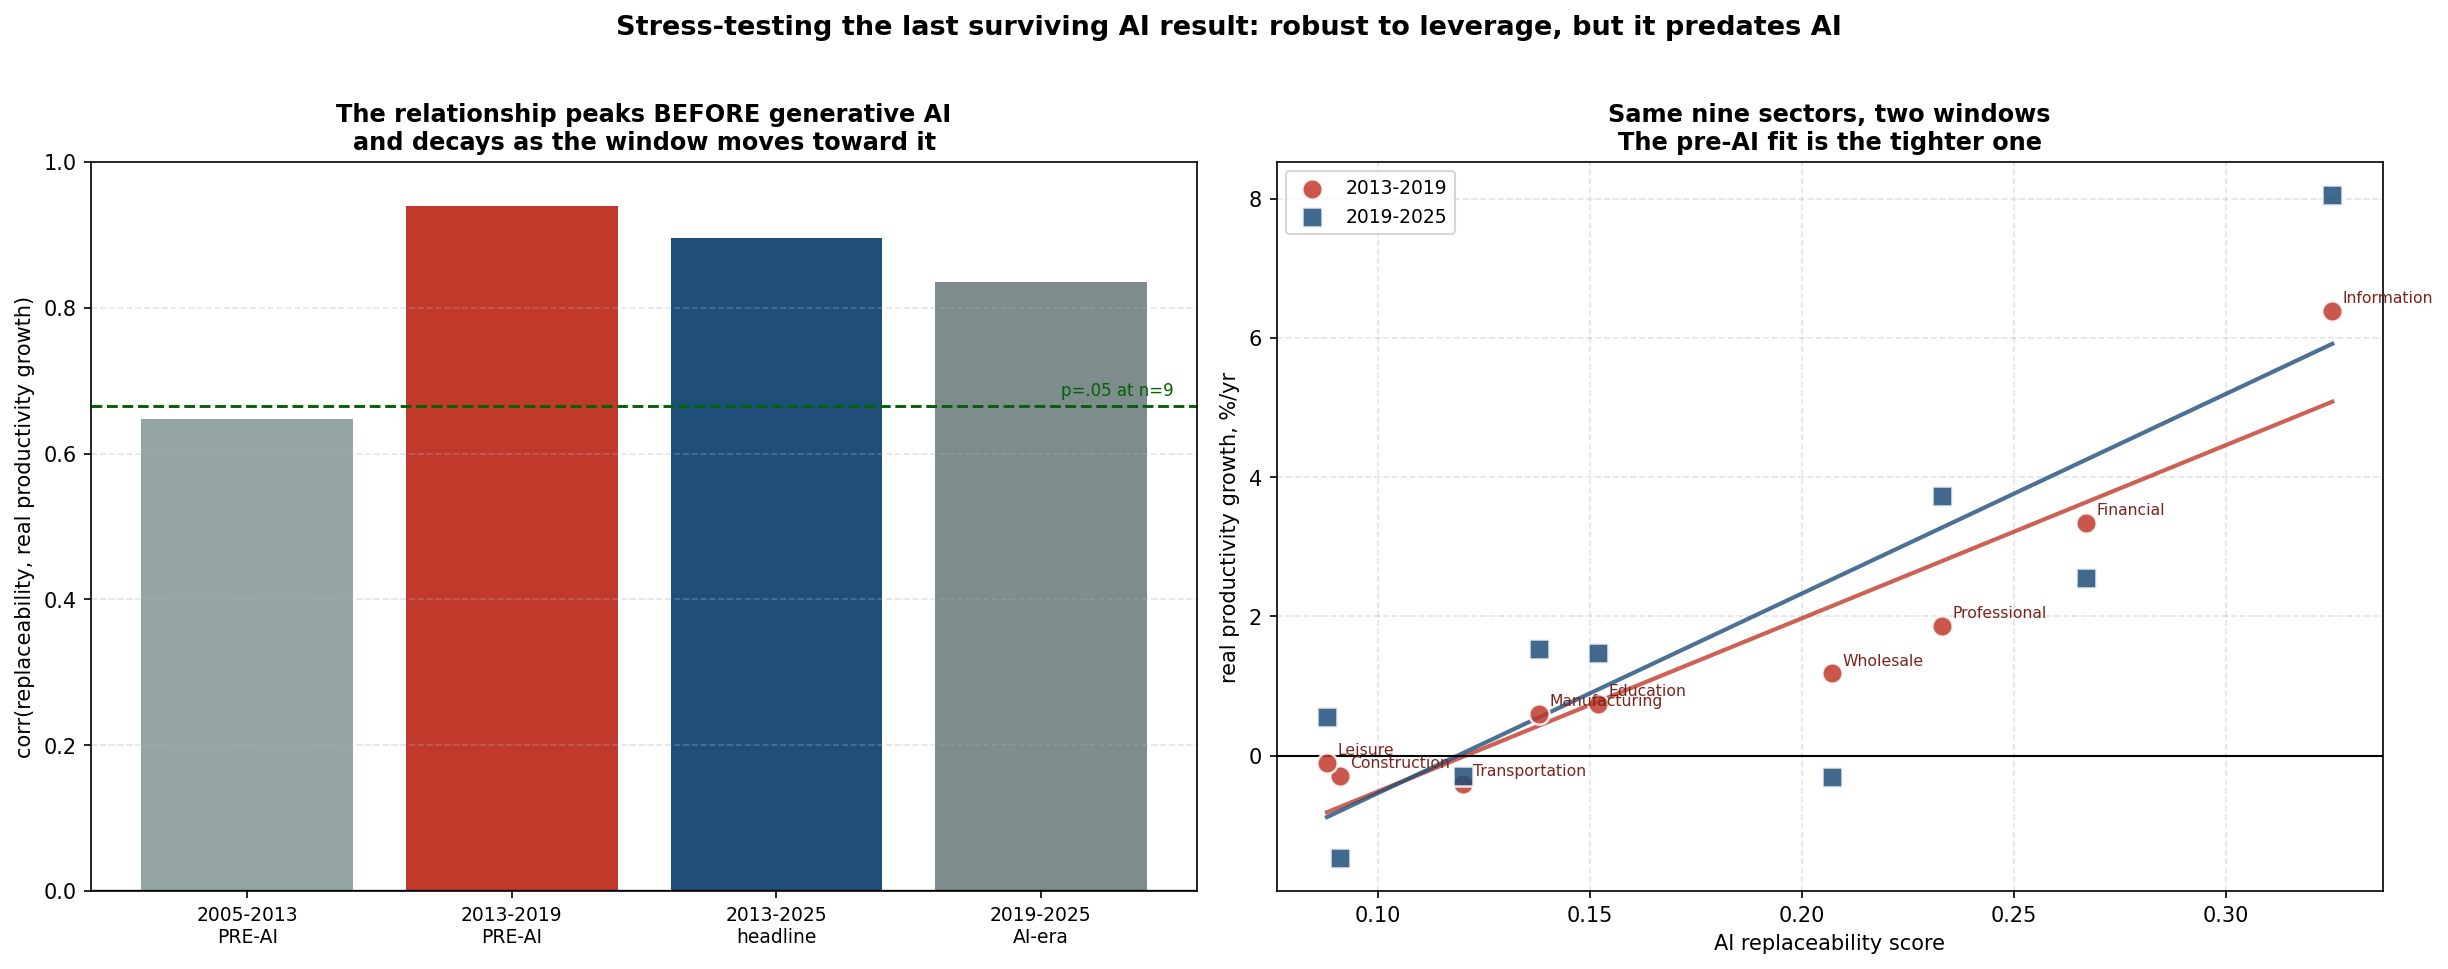

Source code (Python):
"""
headline_result_stress_test.py
Stress-testing the one AI finding still standing.

WHY THIS EXISTS
After the labor-side tests in Part 5, exactly one piece of AI-supporting evidence
in this project survives: AI replaceability predicts real productivity growth
across the nine sectors at r = +0.90 (p = 0.001), reproducing at +0.77 on AIIE
and +0.76 on a score rebuilt from observed Claude usage. Everything else has
turned null under a properly powered test.

A single surviving result carrying that much weight deserves two checks it has
never been given.

CHECK 1: IS IT ONE OUTLIER?
n = 9, and Information sits at +7.2%/yr productivity growth against +2.8%/yr for
the next highest, a 4.3pp gap on a total range of 8.0pp. A Pearson correlation on
nine points with one observation that far out is exactly the situation where a
single sector can manufacture the result. Leave-one-out settles it.

CHECK 2: IS IT ABOUT AI AT ALL?
This is the more important one. The relationship is measured over 2013-2025, a
window that is mostly pre-generative-AI, and the project already knows the
acceleration version of the test fails. But "acceleration is insignificant" is a
weaker statement than the one available here. If replaceability predicted
productivity growth just as well, or better, in a window that ENDS BEFORE
generative AI existed, then the headline is a structural fact about these
sectors and not an AI effect at all.

Four windows are compared:

    2005-2013   entirely pre-AI. Contaminated by the GFC, which hit the
                low-replaceability construction and manufacturing sectors
                hardest, so this window can generate the correlation
                mechanically. Reported, but not the clean test.
    2013-2019   post-GFC and pre-AI. This is the clean pre-AI benchmark, and
                it is the comparison that matters.
    2013-2025   the project's headline window.
    2019-2025   weighted toward the AI era.

If the correlation is flat or rising across those four, the AI reading survives.
If it peaks at 2013-2019 and decays as the window moves toward the AI era, the
AI reading does not.

BEA quarterly real value added by industry begins in 2005, which sets the
earliest window. Finance is deflated with the neutral GDP deflator throughout,
because its own BEA deflator is FISIM-contaminated (see finance/README.md).

Reads FRED-Data/. Writes headline_result_stress_test.png.
"""

import os
import glob
import warnings
import numpy as np
import pandas as pd
import matplotlib
matplotlib.use("Agg")
import matplotlib.pyplot as plt
from scipy import stats as sp

warnings.filterwarnings("ignore")

DATA = "FRED-Data/"

S = {
    "Financial Activities":       ("GDPDEFLATE:financial_activities_value_added_VAFI.csv",
                                   ["finance_insurance_employment_CES5552000001.csv"], 1.538, 0.267),
    "Information":                ("information_sector_value_added_RVAI.csv",
                                   ["information_sector_employment_USINFO.csv"], 1.268, 0.325),
    "Education & Health":         ("health_care_social_assistance_value_added_RVAHCSA.csv",
                                   ["education_health_employment_USEHS.csv"], 0.775, 0.152),
    "Professional & Business":    ("professional_business_services_value_added_RVAPBS.csv",
                                   ["professional_business_services_employment_USPBS.csv"], 0.654, 0.233),
    "Wholesale Trade":            ("wholesale_trade_value_added_RVAW.csv",
                                   ["wholesale_trade_employment_USWTRADE.csv"], 0.264, 0.207),
    "Leisure & Hospitality":      ("leisure_hospitality_value_added_RVAAERAF.csv",
                                   ["leisure_hospitality_employment_USLAH.csv"], -0.315, 0.088),
    "Transportation & Utilities": ("transportation_warehousing_value_added_RVAT.csv",
                                   ["transportation_warehousing_employment_CES4300000001.csv",
                                    "utilities_employment_CES4422000001.csv"], -0.342, 0.120),
    "Manufacturing":              ("manufacturing_value_added_RVAMA.csv",
                                   ["manufacturing_employment_MANEMP.csv"], -0.484, 0.138),
    "Construction":               ("construction_value_added_RVAC.csv",
                                   ["construction_employment_USCONS.csv"], -0.997, 0.091),
}

WINDOWS = [("2005-01-01", "2013-01-01", "2005-2013", "entirely pre-AI (GFC-contaminated)"),
           ("2013-01-01", "2019-12-31", "2013-2019", "clean pre-AI benchmark"),
           ("2013-01-01", "2025-12-31", "2013-2025", "the project's headline window"),
           ("2019-01-01", "2025-12-31", "2019-2025", "weighted toward the AI era")]


def find(f):
    if os.path.exists(DATA + f):
        return DATA + f
    return (glob.glob(DATA + "*" + f + "*") + glob.glob(DATA + "*" + f))[0]


def load(f):
    d = pd.read_csv(find(f))
    d.columns = [c.strip() for c in d.columns]
    d[d.columns[0]] = pd.to_datetime(d[d.columns[0]])
    d = d.set_index(d.columns[0])
    return pd.to_numeric(d.iloc[:, 0], errors="coerce").dropna()


def real_output(spec):
    if spec.startswith("GDPDEFLATE:"):
        nom = load(spec.split(":", 1)[1])
        gd = load("gdp_deflator_GDPDEF.csv")
        return nom / gd.reindex(nom.index).interpolate() * 100
    return load(spec)


def esum(fs):
    s = None
    for f in fs:
        x = load(f).resample("QS").mean()
        s = x if s is None else s.add(x, fill_value=np.nan)
    return s


def cagr(s, a, b):
    x = s.loc[a:b].dropna()
    yrs = (x.index[-1] - x.index[0]).days / 365.25
    return ((x.iloc[-1] / x.iloc[0]) ** (1 / yrs) - 1) * 100


prod = {}
for n, (osp, efs, _, _) in S.items():
    df = pd.DataFrame({"o": real_output(osp), "e": esum(efs)}).dropna()
    prod[n] = df["o"] / df["e"]

rows = []
for n, (_, _, aiie, rep) in S.items():
    r = {"sector": n, "rep": rep, "aiie": aiie}
    for a, b, lab, _ in WINDOWS:
        r[lab] = cagr(prod[n], a, b)
    rows.append(r)
R = pd.DataFrame(rows).sort_values("rep", ascending=False).reset_index(drop=True)
HEAD = "2013-2025"

print("=" * 98)
print("CHECK 1  LEVERAGE: is the headline just Information?")
print("=" * 98)
print(f"\nInformation's productivity growth is {R.loc[R.sector=='Information', HEAD].iloc[0]:.2f}%/yr against "
      f"{R[HEAD].nlargest(2).iloc[1]:.2f}%/yr for the next highest,")
print(f"a {R[HEAD].max() - R[HEAD].nlargest(2).iloc[1]:.2f}pp gap on a total range of {R[HEAD].max() - R[HEAD].min():.2f}pp.\n")
for xc, lab in [("rep", "replaceability"), ("aiie", "AIIE")]:
    r_all, p_all = sp.pearsonr(R[xc].values, R[HEAD].values)
    rs, ps = sp.spearmanr(R[xc].values, R[HEAD].values)
    print(f"{lab}: full sample r = {r_all:+.3f} (p = {p_all:.4f}), Spearman rho = {rs:+.3f} (p = {ps:.4f})")
    out = []
    for _, row in R.iterrows():
        sub = R[R.sector != row.sector]
        rr, pp = sp.pearsonr(sub[xc].values, sub[HEAD].values)
        out.append((row.sector, rr, pp))
    fails = [o for o in out if o[2] >= 0.05]
    worst = max(out, key=lambda t: t[2])
    print(f"  leave-one-out range: r from {min(o[1] for o in out):+.3f} to {max(o[1] for o in out):+.3f}; "
          f"max p = {worst[2]:.4f} (dropping {worst[0]})")
    print(f"  loses significance when any of {len(fails)} of 9 sectors is dropped")
    sub = R[R.sector != "Information"]
    rs2, ps2 = sp.spearmanr(sub[xc].values, sub[HEAD].values)
    print(f"  rank version excluding Information: rho = {rs2:+.3f} (p = {ps2:.4f})\n")
print("  VERDICT: the headline is not an outlier artifact. It survives dropping every sector,")
print("  on both measures, in both Pearson and rank form.")

print("\n" + "=" * 98)
print("CHECK 2  TIMING: does the relationship predate generative AI?")
print("=" * 98 + "\n")
print("Real productivity CAGR by window (%/yr), sorted by replaceability\n")
disp = R[["sector", "rep", "aiie"] + [w[2] for w in WINDOWS]]
print(disp.round(2).to_string(index=False))

print(f"\n{'window':<14}{'what it is':<38}{'r (rep)':>10}{'p':>9}{'rho':>9}{'p':>9}")
fit = []
for a, b, lab, desc in WINDOWS:
    r_, p_ = sp.pearsonr(R["rep"].values, R[lab].values)
    rs, ps = sp.spearmanr(R["rep"].values, R[lab].values)
    fit.append(dict(win=lab, desc=desc, r=r_, p=p_, rho=rs))
    star = " <-- strongest" if lab == "2013-2019" else ""
    print(f"{lab:<14}{desc:<38}{r_:>+10.3f}{p_:>9.4f}{rs:>+9.3f}{ps:>9.4f}{star}")
F = pd.DataFrame(fit)

pre = F[F.win == "2013-2019"].iloc[0]
ai = F[F.win == "2019-2025"].iloc[0]
print(f"""
  VERDICT: the relationship is STRONGEST in 2013-2019 (r = {pre.r:+.3f}, p = {pre.p:.4f}), a clean
  post-GFC window that ends three years before ChatGPT, and it WEAKENS as the window is
  shifted toward the AI era ({ai.win}: r = {ai.r:+.3f}). That is the opposite of what an
  AI-caused relationship would produce.

  The correct reading of the headline is therefore that replaceability captures a
  structural property of these sectors, one that has predicted their productivity growth
  since well before generative AI existed. It is not evidence that AI caused the
  decoupling. This is a sharper statement than the project's existing recency caveat,
  which only established that the ACCELERATION test was insignificant; here the LEVEL
  relationship itself is shown to be a pre-AI phenomenon.

  Caveat on the earliest window: 2005-2013 contains the financial crisis, which hit
  construction and manufacturing (the two lowest-replaceability sectors) hardest, so that
  window can produce the correlation for reasons unrelated to either AI or automation.
  It is reported for completeness; 2013-2019 is the window the verdict rests on.""")

# ---- chart -------------------------------------------------------------------
fig, (ax1, ax2) = plt.subplots(1, 2, figsize=(16.5, 6.3))

x = np.arange(len(F))
cols = ["#95a5a6", "#c0392b", "#1f4e79", "#7f8c8d"]
ax1.bar(x, F.r, color=cols)
ax1.axhline(0, color="black", lw=1.1)
ax1.axhline(0.666, color="darkgreen", ls="--", lw=1.4)
ax1.text(len(F) - 0.5, 0.68, "p=.05 at n=9", fontsize=8, color="darkgreen", ha="right")
ax1.set_xticks(x)
ax1.set_xticklabels([f"{r.win}\n{'PRE-AI' if i in (0,1) else ('headline' if i==2 else 'AI-era')}"
                     for i, r in F.iterrows()], fontsize=9)
ax1.set_ylabel("corr(replaceability, real productivity growth)", fontsize=10)
ax1.set_ylim(0, 1)
ax1.set_title("The relationship peaks BEFORE generative AI\nand decays as the window moves toward it",
              fontsize=11.5, fontweight="bold")
ax1.grid(True, axis="y", ls="--", alpha=0.35)

for lab, col, mk in [("2013-2019", "#c0392b", "o"), ("2019-2025", "#1f4e79", "s")]:
    ax2.scatter(R.rep, R[lab], s=95, color=col, marker=mk, alpha=0.85,
                edgecolors="white", linewidths=1.2, label=f"{lab}", zorder=3)
    b, a_, r_, p_, _ = sp.linregress(R["rep"].values, R[lab].values)
    xs = np.linspace(R.rep.min(), R.rep.max(), 40)
    ax2.plot(xs, a_ + b * xs, color=col, lw=2.0, alpha=0.8)
for _, row in R.iterrows():
    ax2.annotate(row.sector.split()[0], (row.rep, row["2013-2019"]), xytext=(5, 4),
                 textcoords="offset points", fontsize=7.5, color="#7b241c")
ax2.axhline(0, color="black", lw=1.0)
ax2.set_xlabel("AI replaceability score", fontsize=10)
ax2.set_ylabel("real productivity growth, %/yr", fontsize=10)
ax2.set_title("Same nine sectors, two windows\nThe pre-AI fit is the tighter one",
              fontsize=11.5, fontweight="bold")
ax2.legend(fontsize=9); ax2.grid(True, ls="--", alpha=0.35)

fig.suptitle("Stress-testing the last surviving AI result: robust to leverage, but it predates AI",
             fontsize=13, fontweight="bold", y=1.02)
plt.tight_layout()
plt.savefig("headline_result_stress_test.png", dpi=150, bbox_inches="tight")
print("\nChart saved: headline_result_stress_test.png")
